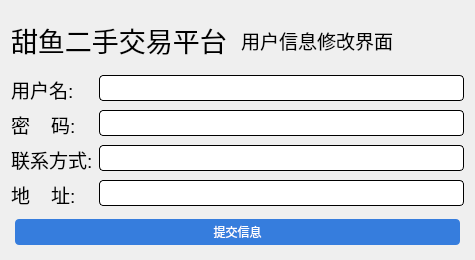
<?xml version="1.0" encoding="UTF-8"?>
<ui version="4.0">
 <class>UserChangeInfWindow</class>
 <widget class="QWidget" name="UserChangeInfWindow">
  <property name="geometry">
   <rect>
    <x>0</x>
    <y>0</y>
    <width>475</width>
    <height>260</height>
   </rect>
  </property>
  <property name="windowTitle">
   <string>甜鱼: 用户信息修改界面</string>
  </property>
  <property name="styleSheet">
   <string notr="true">QPushButton {
    border: none;
    border-radius: 4px;
	padding: 4px;
	margin: 4px; 
    background-color: rgb(54, 125, 221);
    color: white;
}
QLineEdit{
	border: 1px solid black;
	border-radius: 4px;
	padding: 4px;
}
</string>
  </property>
  <layout class="QVBoxLayout" name="verticalLayout">
   <item>
    <layout class="QGridLayout" name="gridLayout">
     <item row="0" column="0">
      <widget class="QLabel" name="label">
       <property name="font">
        <font>
         <pointsize>20</pointsize>
        </font>
       </property>
       <property name="text">
        <string>甜鱼二手交易平台</string>
       </property>
      </widget>
     </item>
     <item row="0" column="1">
      <widget class="QLabel" name="label_2">
       <property name="font">
        <font>
         <pointsize>14</pointsize>
        </font>
       </property>
       <property name="text">
        <string>用户信息修改界面</string>
       </property>
      </widget>
     </item>
     <item row="1" column="0" colspan="2">
      <layout class="QFormLayout" name="formLayout">
       <item row="0" column="0">
        <widget class="QLabel" name="label_3">
         <property name="font">
          <font>
           <pointsize>14</pointsize>
          </font>
         </property>
         <property name="text">
          <string>用户名:</string>
         </property>
        </widget>
       </item>
       <item row="0" column="1">
        <widget class="QLineEdit" name="user_name_text"/>
       </item>
       <item row="1" column="0">
        <widget class="QLabel" name="label_4">
         <property name="font">
          <font>
           <pointsize>14</pointsize>
          </font>
         </property>
         <property name="text">
          <string>密    码:</string>
         </property>
        </widget>
       </item>
       <item row="1" column="1">
        <widget class="QLineEdit" name="user_pwd_text"/>
       </item>
       <item row="2" column="0">
        <widget class="QLabel" name="label_5">
         <property name="font">
          <font>
           <pointsize>14</pointsize>
          </font>
         </property>
         <property name="text">
          <string>联系方式:</string>
         </property>
        </widget>
       </item>
       <item row="2" column="1">
        <widget class="QLineEdit" name="user_contact_text"/>
       </item>
       <item row="3" column="0">
        <widget class="QLabel" name="label_6">
         <property name="font">
          <font>
           <pointsize>14</pointsize>
          </font>
         </property>
         <property name="text">
          <string>地    址:</string>
         </property>
        </widget>
       </item>
       <item row="3" column="1">
        <widget class="QLineEdit" name="user_home_text"/>
       </item>
      </layout>
     </item>
     <item row="2" column="0" colspan="2">
      <widget class="QPushButton" name="postBtn">
       <property name="text">
        <string>提交信息</string>
       </property>
      </widget>
     </item>
    </layout>
   </item>
  </layout>
 </widget>
 <resources/>
 <connections/>
</ui>
